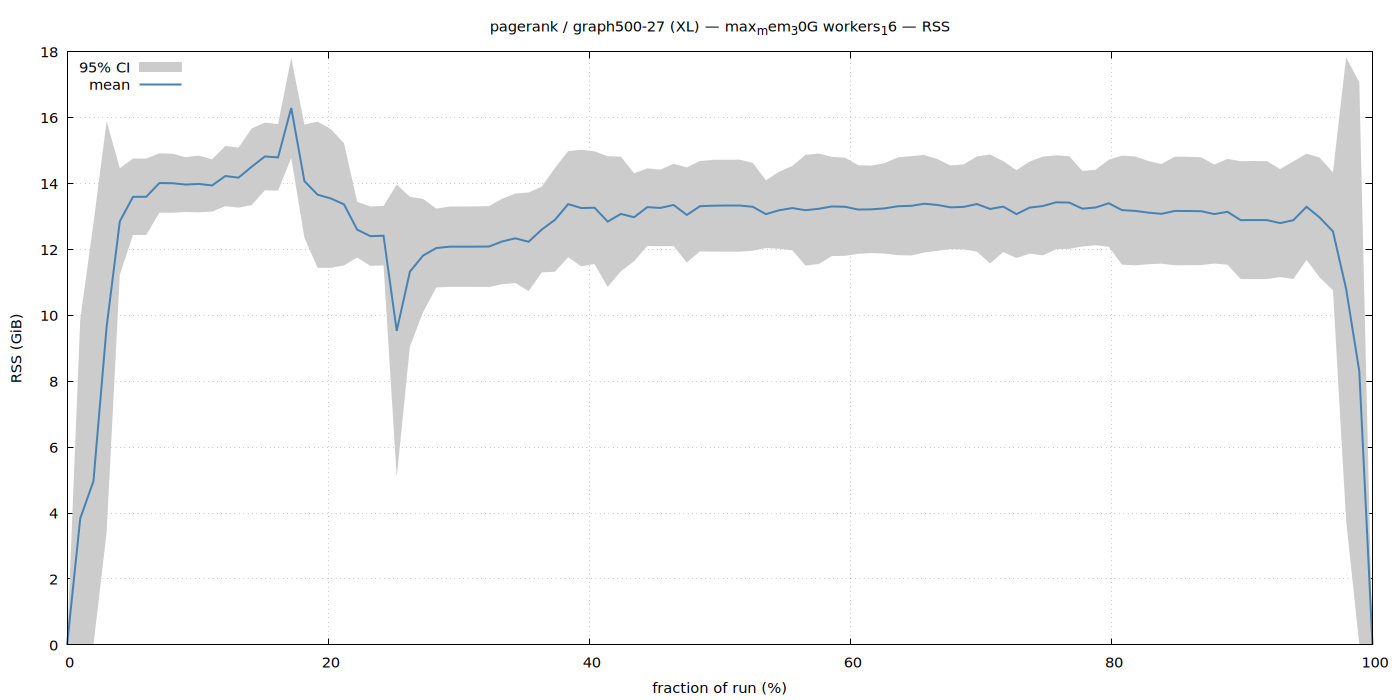

Source code (gnuplot):
set terminal pngcairo size 1400,700 enhanced font 'Sans,11'
set output '/home/ubuntu/nvm/gfrs/pagerank/XL/graph500-27/max_mem_30G_workers_16/rss.png'
set title "pagerank / graph500-27 (XL) — max_mem_30G workers_16 — RSS"
set xlabel 'fraction of run (%)'
set ylabel 'RSS (GiB)'
set grid
set key top left
set yrange [0:*]
plot '/home/ubuntu/nvm/gfrs/pagerank/XL/graph500-27/max_mem_30G_workers_16/rss.dat' using 1:3:4 with filledcurves lc rgb '#cccccc' title '95% CI', \
     '' using 1:2 with lines lw 2 lc rgb '#4682b4' title 'mean'
